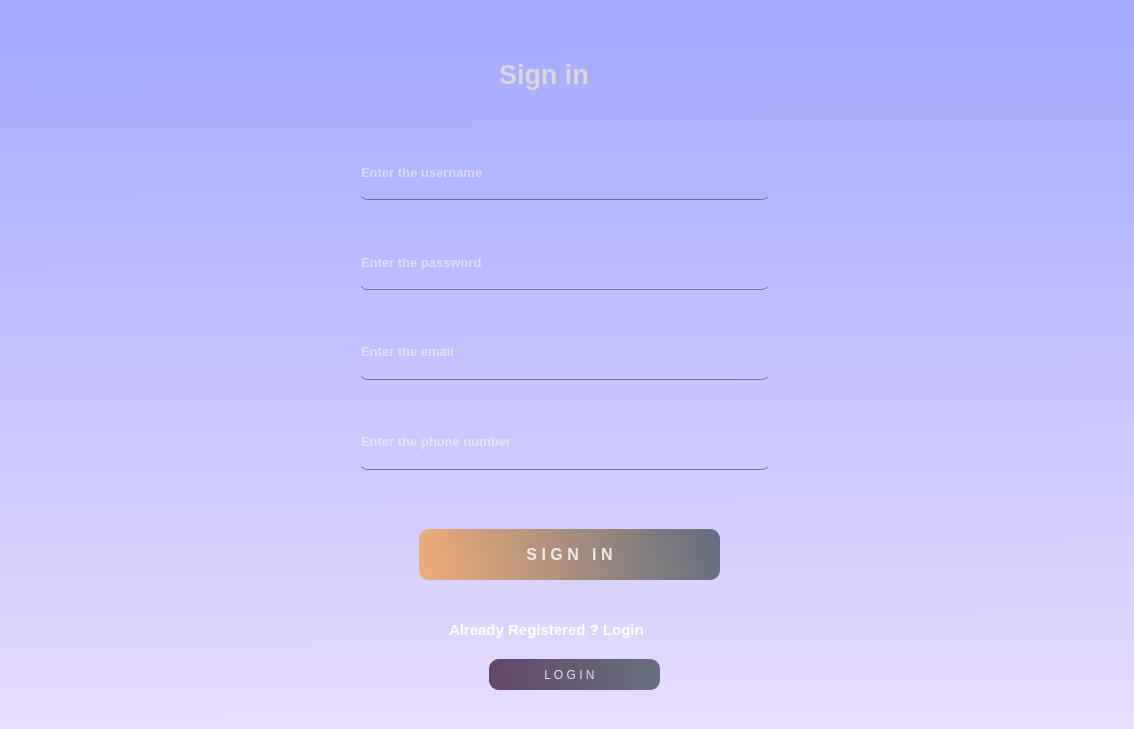
<?xml version="1.0" encoding="UTF-8"?>
<ui version="4.0">
 <class>Form</class>
 <widget class="QWidget" name="Form">
  <property name="geometry">
   <rect>
    <x>0</x>
    <y>0</y>
    <width>1134</width>
    <height>729</height>
   </rect>
  </property>
  <property name="windowTitle">
   <string>Form</string>
  </property>
  <widget class="QWidget" name="widget" native="true">
   <property name="geometry">
    <rect>
     <x>-1</x>
     <y>-1</y>
     <width>1141</width>
     <height>756</height>
    </rect>
   </property>
   <property name="autoFillBackground">
    <bool>false</bool>
   </property>
   <property name="styleSheet">
    <string notr="true">QWidget#widget{
background-color: qlineargradient(spread:pad, x1:0.495436, y1:0.023, x2:0.501, y2:0.994, stop:0 rgba(162, 169, 255, 255), stop:1 rgba(234, 222, 255, 255));
}</string>
   </property>
   <widget class="QLabel" name="label_3">
    <property name="geometry">
     <rect>
      <x>500</x>
      <y>50</y>
      <width>121</width>
      <height>51</height>
     </rect>
    </property>
    <property name="font">
     <font>
      <family>MS Sans Serif</family>
      <pointsize>20</pointsize>
      <weight>75</weight>
      <bold>true</bold>
     </font>
    </property>
    <property name="whatsThis">
     <string>&lt;html&gt;&lt;head/&gt;&lt;body&gt;&lt;p align=&quot;center&quot;&gt;kknkn&lt;/p&gt;&lt;/body&gt;&lt;/html&gt;</string>
    </property>
    <property name="styleSheet">
     <string notr="true">color: rgb(255, 255, 255);
color: rgb(216, 216, 216);</string>
    </property>
    <property name="text">
     <string>Sign in</string>
    </property>
   </widget>
   <widget class="QLineEdit" name="user">
    <property name="geometry">
     <rect>
      <x>360</x>
      <y>150</y>
      <width>411</width>
      <height>51</height>
     </rect>
    </property>
    <property name="font">
     <font>
      <pointsize>10</pointsize>
      <weight>75</weight>
      <bold>true</bold>
     </font>
    </property>
    <property name="styleSheet">
     <string notr="true">background-color:rgb(0,0,0,0);
border-radius: 8px;
border:none;
border-bottom:1px solid rgb(105,118,132,255);
color:rgb(255, 255, 255);
padding-bottom:4px;
</string>
    </property>
    <property name="placeholderText">
     <string>Enter the username</string>
    </property>
    <property name="clearButtonEnabled">
     <bool>true</bool>
    </property>
   </widget>
   <widget class="QLineEdit" name="email">
    <property name="geometry">
     <rect>
      <x>360</x>
      <y>330</y>
      <width>411</width>
      <height>51</height>
     </rect>
    </property>
    <property name="font">
     <font>
      <pointsize>10</pointsize>
      <weight>75</weight>
      <bold>true</bold>
     </font>
    </property>
    <property name="styleSheet">
     <string notr="true">background-color:rgb(0,0,0,0);
border-radius: 8px;
border:none;
border-bottom:1px solid rgb(105,118,132,255);
color: rgb(255, 255, 255);
padding-bottom:5px;</string>
    </property>
    <property name="placeholderText">
     <string>Enter the email</string>
    </property>
    <property name="clearButtonEnabled">
     <bool>true</bool>
    </property>
   </widget>
   <widget class="QLineEdit" name="pnum">
    <property name="geometry">
     <rect>
      <x>360</x>
      <y>420</y>
      <width>411</width>
      <height>51</height>
     </rect>
    </property>
    <property name="font">
     <font>
      <pointsize>10</pointsize>
      <weight>75</weight>
      <bold>true</bold>
     </font>
    </property>
    <property name="styleSheet">
     <string notr="true">background-color:rgb(0,0,0,0);
border-radius: 8px;
border:none;
border-bottom:1px solid rgb(105,118,132,255);
color: rgb(255, 255, 255);
padding-bottom:5px;</string>
    </property>
    <property name="placeholderText">
     <string>Enter the phone number</string>
    </property>
    <property name="clearButtonEnabled">
     <bool>true</bool>
    </property>
   </widget>
   <widget class="QLineEdit" name="passw">
    <property name="enabled">
     <bool>true</bool>
    </property>
    <property name="geometry">
     <rect>
      <x>360</x>
      <y>240</y>
      <width>411</width>
      <height>51</height>
     </rect>
    </property>
    <property name="font">
     <font>
      <pointsize>10</pointsize>
      <weight>75</weight>
      <bold>true</bold>
     </font>
    </property>
    <property name="cursor">
     <cursorShape>IBeamCursor</cursorShape>
    </property>
    <property name="tabletTracking">
     <bool>false</bool>
    </property>
    <property name="autoFillBackground">
     <bool>false</bool>
    </property>
    <property name="styleSheet">
     <string notr="true">background-color:rgb(0,0,0,0);
border-radius: 8px;
border:none;
border-bottom:1px solid rgb(105,118,132,255);
color:rgb(255, 255, 255);
padding-bottom:4px;
</string>
    </property>
    <property name="echoMode">
     <enum>QLineEdit::PasswordEchoOnEdit</enum>
    </property>
    <property name="dragEnabled">
     <bool>false</bool>
    </property>
    <property name="readOnly">
     <bool>false</bool>
    </property>
    <property name="placeholderText">
     <string>Enter the password</string>
    </property>
    <property name="clearButtonEnabled">
     <bool>true</bool>
    </property>
   </widget>
   <widget class="QPushButton" name="pushButton">
    <property name="geometry">
     <rect>
      <x>420</x>
      <y>530</y>
      <width>301</width>
      <height>51</height>
     </rect>
    </property>
    <property name="font">
     <font>
      <pointsize>12</pointsize>
      <weight>75</weight>
      <bold>true</bold>
     </font>
    </property>
    <property name="styleSheet">
     <string notr="true">QPushButton#pushButton{
background-color: qlineargradient(spread:pad, x1:0, y1:0.505682, x2:1, y2:0.477, stop:0 rgba(240,167,98,219), stop:1 rgba(85, 98, 112, 226));
color:rgba(255,255,255,210);
border-radius:10px;
}
QPushButton#pushButton:hover{
background-color: qlineargradient(spread:pad,x1:0, y1:0.505682, x2:1, y2:0.477, stop:0 rgba(212, 176, 178, 219), stop:1 rgba(105, 118, 132, 226));
color:rgba(255,255,255,210);
border-radius:10px;
}

QPushButton#pushButton:pressed{
padding-left:5px;
padding-top:5px;
background-color:rgba(105,118,132,200);
}
</string>
    </property>
    <property name="text">
     <string>S I G N   I N</string>
    </property>
   </widget>
   <widget class="QLabel" name="label_4">
    <property name="geometry">
     <rect>
      <x>450</x>
      <y>620</y>
      <width>251</width>
      <height>21</height>
     </rect>
    </property>
    <property name="font">
     <font>
      <pointsize>11</pointsize>
      <weight>75</weight>
      <bold>true</bold>
     </font>
    </property>
    <property name="styleSheet">
     <string notr="true">color: rgb(255, 255, 255);</string>
    </property>
    <property name="text">
     <string>Already Registered ? Login</string>
    </property>
   </widget>
   <widget class="QPushButton" name="pushButton_2">
    <property name="geometry">
     <rect>
      <x>490</x>
      <y>660</y>
      <width>171</width>
      <height>31</height>
     </rect>
    </property>
    <property name="styleSheet">
     <string notr="true">QPushButton#pushButton_2{
background-color: qlineargradient(spread:pad, x1:0, y1:0.505682, x2:1, y2:0.477, stop:0 rgba(80, 47, 78, 219), stop:1 rgba(85, 98, 112, 226));
color:rgba(255,255,255,210);
border-radius:10px;
}
QPushButton#pushButton_2:hover{
background-color: qlineargradient(spread:pad,x1:0, y1:0.505682, x2:1, y2:0.477, stop:0 rgba(40,67,98,219), stop:1 rgba(105, 118, 132, 226));
color:rgba(255,255,255,255);
border-radius:10px;
}

QPushButton#pushButton_2:pressed{
padding-left:5px;
padding-top:5px;
}
</string>
    </property>
    <property name="text">
     <string>L O G I N   </string>
    </property>
    <property name="checkable">
     <bool>false</bool>
    </property>
   </widget>
  </widget>
 </widget>
 <resources/>
 <connections/>
</ui>
